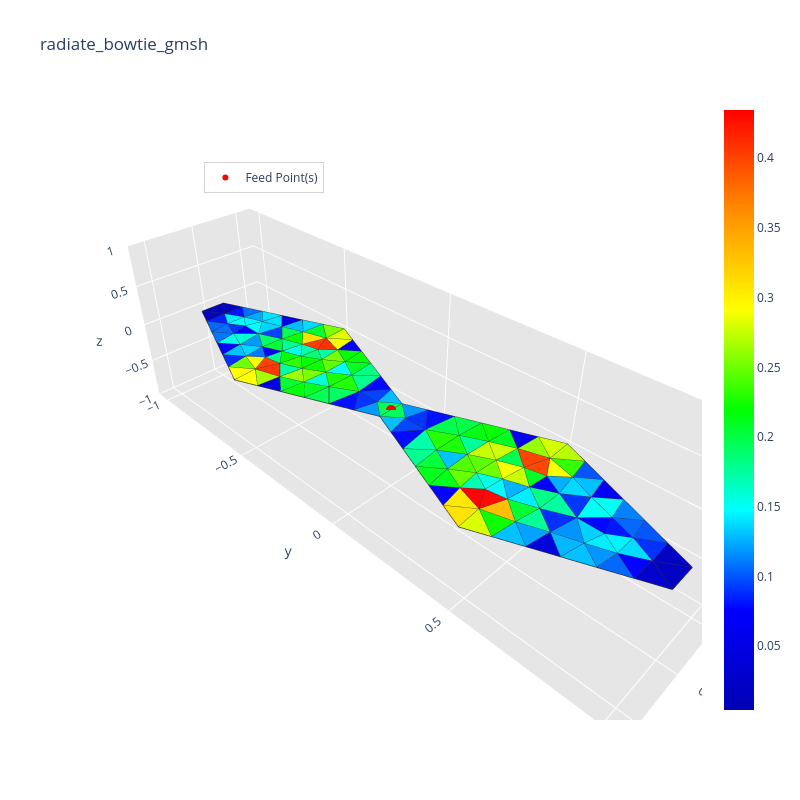

The notebook cell saved with this chart:
### Code cell
frequency = 75e6

_ = radiation_algorithm(path, frequency, feed_point, excitation_unit_vector='y', gap_width=0.5*initial_mesh_size, voltage_amplitude=1, show=True, save_image=True)
